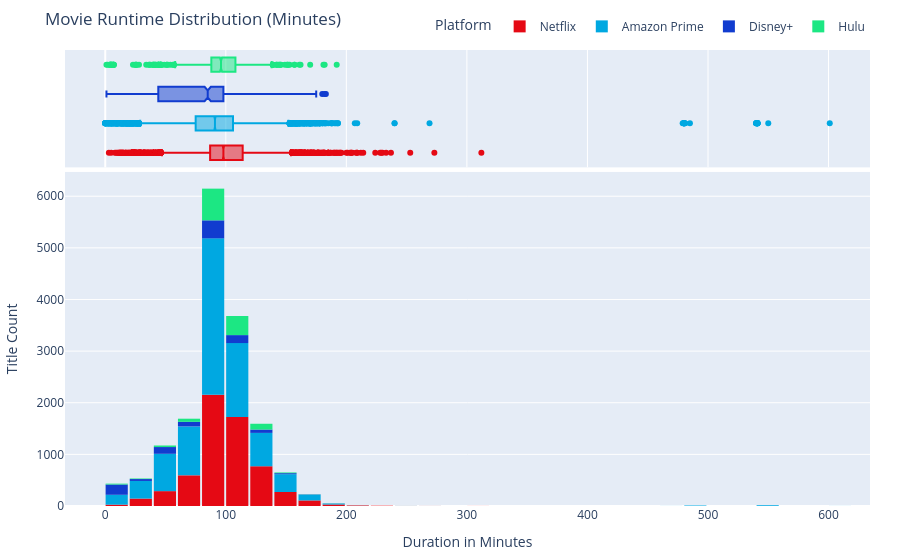

The notebook cell saved with this chart:
### Markdown cell above
## 7. Movie Duration Analysis (Descriptive Statistics)

### Code cell
dur_stats = get_movie_duration_stats(df)
print('Movie Duration Statistics:', dur_stats)
fig7_hist = plot_movie_duration_histogram(df)
fig7_hist.show()
fig7_box = plot_movie_duration_boxplot(df)
fig7_box.show()

### Figure 1 — Plotly figure (JSON) as saved in the notebook; plotly's stock layout.template omitted (floating-point values rounded to 4 significant figures; data arrays with more than 128 entries replaced by an {"elided": "..."} marker saying what was removed)
{"data": [{"bingroup": "x", "hovertemplate": "Platform=Netflix<br>Duration (Minutes)=%{x}<br>count=%{y}<extra></extra>", "legendgroup": "Netflix", "marker": {"color": "#E50914", "pattern": {"shape": ""}}, "name": "Netflix", "nbinsx": 60, "orientation": "v", "showlegend": true, "type": "histogram", "x": {"elided": "6131 float values"}, "xaxis": "x", "yaxis": "y"}, {"hovertemplate": "Platform=Netflix<br>Duration (Minutes)=%{x}<extra></extra>", "legendgroup": "Netflix", "marker": {"color": "#E50914"}, "name": "Netflix", "notched": true, "showlegend": false, "type": "box", "x": {"elided": "6131 float values"}, "xaxis": "x2", "yaxis": "y2"}, {"bingroup": "x", "hovertemplate": "Platform=Amazon Prime<br>Duration (Minutes)=%{x}<br>count=%{y}<extra></extra>", "legendgroup": "Amazon Prime", "marker": {"color": "#00A8E1", "pattern": {"shape": ""}}, "name": "Amazon Prime", "nbinsx": 60, "orientation": "v", "showlegend": true, "type": "histogram", "x": {"elided": "7814 float values"}, "xaxis": "x", "yaxis": "y"}, {"hovertemplate": "Platform=Amazon Prime<br>Duration (Minutes)=%{x}<extra></extra>", "legendgroup": "Amazon Prime", "marker": {"color": "#00A8E1"}, "name": "Amazon Prime", "notched": true, "showlegend": false, "type": "box", "x": {"elided": "7814 float values"}, "xaxis": "x2", "yaxis": "y2"}, {"bingroup": "x", "hovertemplate": "Platform=Disney+<br>Duration (Minutes)=%{x}<br>count=%{y}<extra></extra>", "legendgroup": "Disney+", "marker": {"color": "#113CCF", "pattern": {"shape": ""}}, "name": "Disney+", "nbinsx": 60, "orientation": "v", "showlegend": true, "type": "histogram", "x": {"elided": "1052 float values"}, "xaxis": "x", "yaxis": "y"}, {"hovertemplate": "Platform=Disney+<br>Duration (Minutes)=%{x}<extra></extra>", "legendgroup": "Disney+", "marker": {"color": "#113CCF"}, "name": "Disney+", "notched": true, "showlegend": false, "type": "box", "x": {"elided": "1052 float values"}, "xaxis": "x2", "yaxis": "y2"}, {"bingroup": "x", "hovertemplate": "Platform=Hulu<br>Duration (Minutes)=%{x}<br>count=%{y}<extra></extra>", "legendgroup": "Hulu", "marker": {"color": "#1CE783", "pattern": {"shape": ""}}, "name": "Hulu", "nbinsx": 60, "orientation": "v", "showlegend": true, "type": "histogram", "x": {"elided": "1235 float values"}, "xaxis": "x", "yaxis": "y"}, {"hovertemplate": "Platform=Hulu<br>Duration (Minutes)=%{x}<extra></extra>", "legendgroup": "Hulu", "marker": {"color": "#1CE783"}, "name": "Hulu", "notched": true, "showlegend": false, "type": "box", "x": {"elided": "1235 float values"}, "xaxis": "x2", "yaxis": "y2"}], "layout": {"bargap": 0.08, "barmode": "relative", "legend": {"orientation": "h", "title": {"text": "Platform"}, "tracegroupgap": 0, "x": 1, "xanchor": "right", "y": 1.02, "yanchor": "bottom"}, "margin": {"b": 30, "l": 30, "r": 30, "t": 50}, "title": {"text": "Movie Runtime Distribution (Minutes)"}, "xaxis": {"anchor": "y", "domain": [0.0, 1.0], "title": {"text": "Duration in Minutes"}}, "xaxis2": {"anchor": "y2", "domain": [0.0, 1.0], "matches": "x", "showgrid": true, "showticklabels": false}, "yaxis": {"anchor": "x", "domain": [0.0, 0.7326], "title": {"text": "Title Count"}}, "yaxis2": {"anchor": "x2", "domain": [0.7426, 1.0], "matches": "y2", "showgrid": false, "showline": false, "showticklabels": false, "ticks": ""}}}
